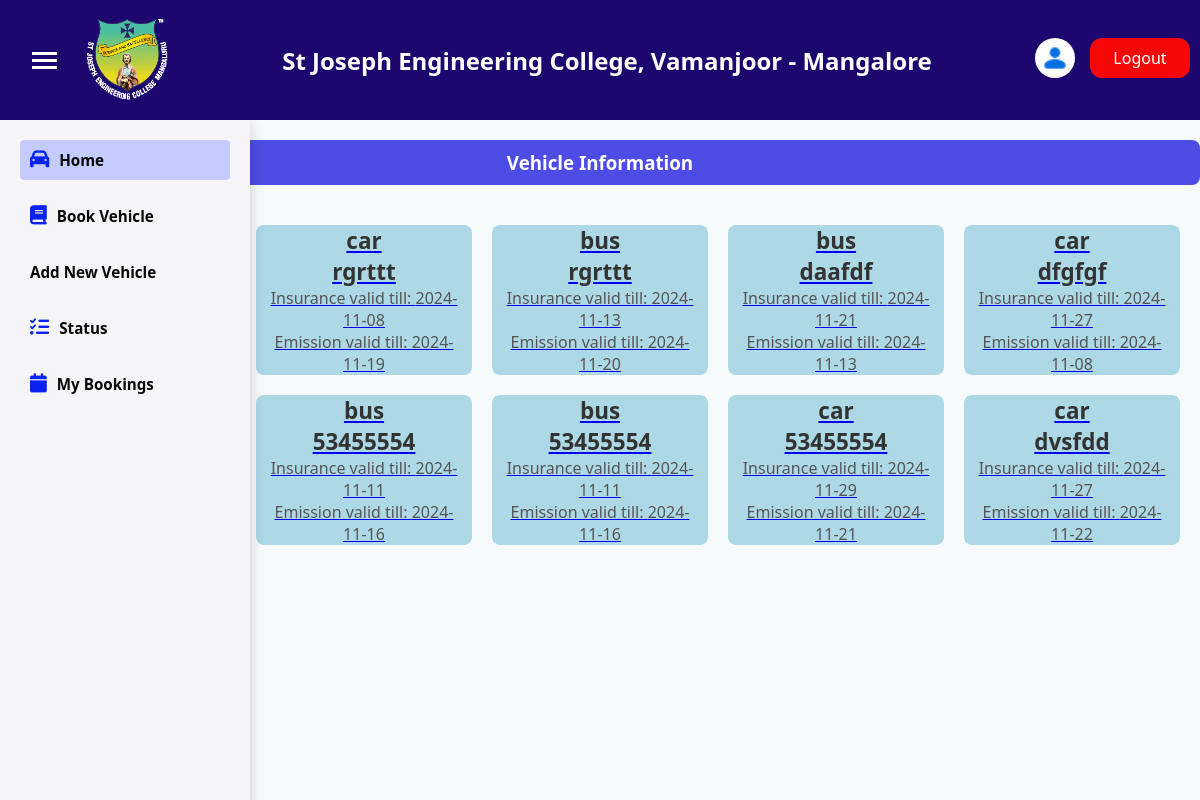
Page /user_hod/hod_home.php on the committed database.
### tables this page shows
CREATE TABLE `add_vehicle` (
  `v_id` int(50) NOT NULL,
  `vehicle_type` varchar(200) NOT NULL,
  `v_reg_no` varchar(200) NOT NULL,
  `v_insurance_no` varchar(200) NOT NULL,
  `v_insurance_valid` date NOT NULL,
  `v_emission_valid` date NOT NULL
);

### selecting_vehicle.php (called while the page is built)
<?php
    include('../db.php');
    $sql="SELECT * FROM `add_vehicle`";
    $result = $conn->query($sql);
?>

### user_hod/hod_home.php (the view, shortened to what this page needs)
<?php
include('../db.php');
include('../selecting_vehicle.php');
?>
<!DOCTYPE html>
<html lang="en">
<head>
    <link rel="stylesheet" href="../styles/style_header.css">
    <link rel="stylesheet" href="../styles/style.css">
    <link rel="stylesheet" href="https://cdnjs.cloudflare.com/ajax/libs/font-awesome/6.6.0/css/all.min.css">
</head>
<body>
    <?php include('../header2.php'); ?>
        <section class="board">
            <div class="board-header">
                <h3>Vehicle Information</h3>
            </div>
            <div class="grid-container">
                <?php if ($result->num_rows > 0): ?>
                    <?php while ($row = $result->fetch_assoc()): ?>
                        <a href="../vehicle_details.php?v_id=<?= htmlspecialchars($row['v_id']) ?>">
                            <div class="grid-item">
                                <h3><?= htmlspecialchars($row['vehicle_type']) ?></h3>
                                <h3><?= htmlspecialchars($row['v_reg_no']) ?></h3>
                                <p>Insurance valid till: <?= htmlspecialchars($row['v_insurance_valid']) ?></p>
                                <p>Emission valid till: <?= htmlspecialchars($row['v_emission_valid']) ?></p>
                            </div>
                        </a>
                    <?php endwhile; ?>
                <?php else: ?>
                    <p>No records found.</p>
                <?php endif; ?>
            </div>
        </section>
</body>
</html>

### styles/style_header.css (style rules this page uses)
* { margin: 0; padding: 0; box-sizing: border-box; font-family: 'Segoe UI', Tahoma, Geneva, Verdana, sans-serif; }
body { background-color: #f8fbfc; }

### styles/style.css (style rules this page uses)
* { margin: 0; padding: 0; box-sizing: border-box; font-family: 'Segoe UI', Tahoma, Geneva, Verdana, sans-serif; }
.board { margin-top: 30px; }
.board-header { text-align: center; margin-bottom: 20px; padding: 10px; background-color: #4d4de6; color: white; border-radius: 8px; }
.grid-container { display: grid; grid-template-columns: repeat(auto-fill, minmax(200px, 1fr)); gap: 20px; padding: 20px; }
.grid-item { background-color: #add8e6; color: #333; display: flex; flex-direction: column; justify-content: center; align-items: center; height: 150px; padding: 10px; border-radius: 8px; text-align: center; font-size: 1.2rem; transition: background-color 0.3s ease, transform 0.3s ease; cursor: pointer; }
.grid-item p { font-size: 1rem; color: #555; }

### rows in the picture
add_vehicle: vehicle_type "car", v_reg_no "rgrttt", v_insurance_valid "2024-11-08", v_emission_valid "2024-11-19"
add_vehicle: vehicle_type "bus", v_reg_no "rgrttt", v_insurance_valid "2024-11-13", v_emission_valid "2024-11-20"
add_vehicle: vehicle_type "bus", v_reg_no "daafdf", v_insurance_valid "2024-11-21", v_emission_valid "2024-11-13"
add_vehicle: vehicle_type "car", v_reg_no "dfgfgf", v_insurance_valid "2024-11-27", v_emission_valid "2024-11-08"
add_vehicle: vehicle_type "bus", v_reg_no "53455554", v_insurance_valid "2024-11-11", v_emission_valid "2024-11-16"
add_vehicle: vehicle_type "bus", v_reg_no "53455554", v_insurance_valid "2024-11-11", v_emission_valid "2024-11-16"
add_vehicle: vehicle_type "car", v_reg_no "53455554", v_insurance_valid "2024-11-29", v_emission_valid "2024-11-21"
add_vehicle: vehicle_type "car", v_reg_no "dvsfdd", v_insurance_valid "2024-11-27", v_emission_valid "2024-11-22"
